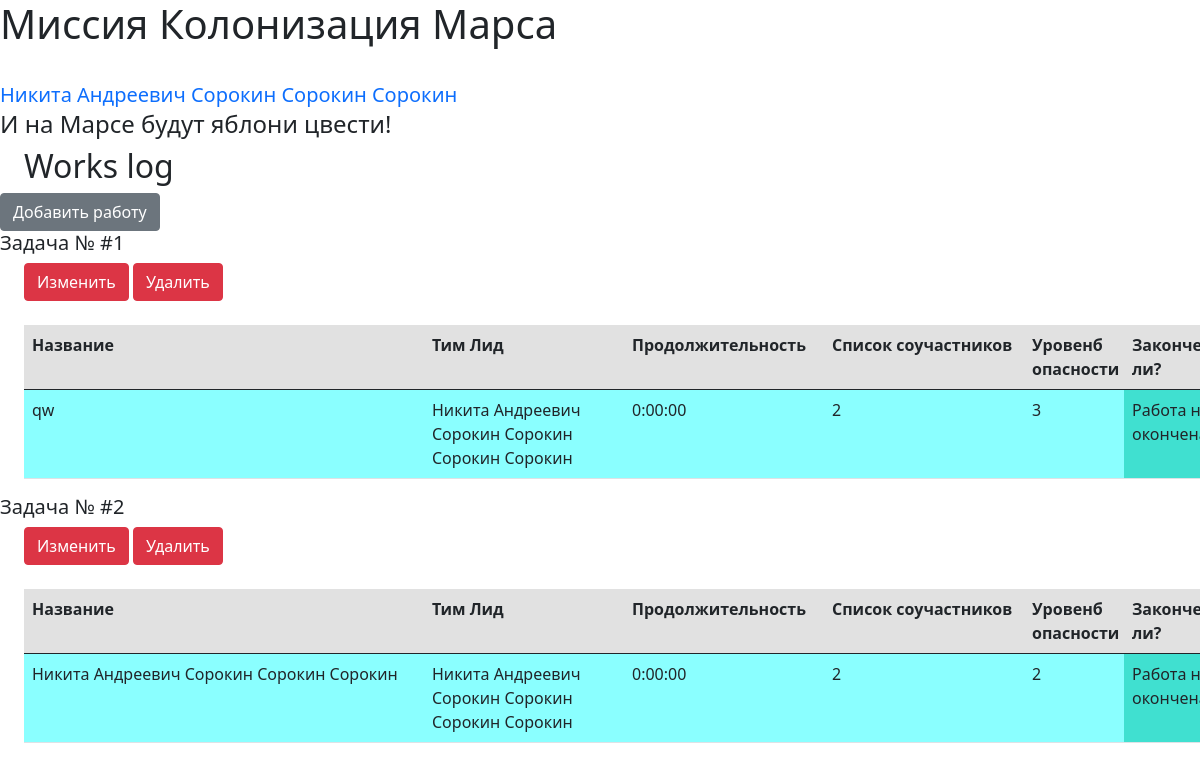
The app's page /alljobs (signed in) with its own data.
### data/users.py (models this page shows, shortened)
class User(SqlAlchemyBase, UserMixin):
    __tablename__ = "users"
    id = sqlalchemy.Column(sqlalchemy.Integer, primary_key=True, autoincrement=True)
    surname = sqlalchemy.Column(sqlalchemy.String, nullable=True)
    name = sqlalchemy.Column(sqlalchemy.String, nullable=True)
    age = sqlalchemy.Column(sqlalchemy.Integer, nullable=True)
    position = sqlalchemy.Column(sqlalchemy.String, nullable=True)
    speciality = sqlalchemy.Column(sqlalchemy.String, nullable=True)
    address = sqlalchemy.Column(sqlalchemy.String, nullable=True)
    email = sqlalchemy.Column(sqlalchemy.String, nullable=True, unique=True, index=True)
    password_hash = sqlalchemy.Column(sqlalchemy.String, nullable=True)
    modified_date = sqlalchemy.Column(sqlalchemy.DateTime, default=datetime.datetime.now)

### data/jobs.py (models this page shows)
class Jobs(SqlAlchemyBase):
    __tablename__ = "jobs"
    id = sqlalchemy.Column(sqlalchemy.Integer, primary_key=True, autoincrement=True)
    team_leader = sqlalchemy.Column(sqlalchemy.Integer, sqlalchemy.ForeignKey('users.id'), nullable=True)
    job = sqlalchemy.Column(sqlalchemy.String, nullable=True)
    work_size = sqlalchemy.Column(sqlalchemy.Integer, nullable=True)
    collaborators = sqlalchemy.Column(sqlalchemy.String, nullable=True)
    is_finished = sqlalchemy.Column(sqlalchemy.Boolean, default=False)
    start_date = sqlalchemy.Column(sqlalchemy.DateTime, default=datetime.datetime.now, nullable=True)
    end_date = sqlalchemy.Column(sqlalchemy.DateTime, default=datetime.datetime.now, nullable=True)
    user = orm.relationship("User")
    hazard_level = orm.relationship("HazardLevel", secondary="association",  backref="jobs")

### main.py (the view)
@app.route('/alljobs')
def all_jobs():
    dbs = db_session.create_session()
    res = dbs.query(Jobs).all()
    jobs = []
    for el in res:
        title = el.job
        time = el.end_date - el.start_date
        print(el, "-", time)
        team_leader = f"{el.user.name} {el.user.surname}"
        collaborators = el.collaborators
        isf = el.is_finished
        lvl = el.hazard_level[-1].level
        jobs.append([title, team_leader, time, collaborators, isf, el.user.id, el.id, lvl])
    return render_template('alljobs.html', jobs=jobs)

### data/db_session.py (called while the page is built)
def create_session() -> Session:
    global __factory
    return __factory()

### main.py (called while the page is built)
@login_manager.user_loader
def load_user(user_id):
    db_sess = db_session.create_session()
    return db_sess.query(User).get(user_id)

### templates/alljobs.html
{% extends "base.html" %}
{% block content %}
<h2 id="spec2">Works log</h2>
<div id="work_logs">
{% if current_user.is_authenticated %}
    <a href="addjob" class="btn btn-secondary">Добавить работу</a>
    <br/>
{% endif %}
{% for job in jobs %}
    <h5>Задача № #{{ job[6] }}</h5>
    <div class="buttons">
        <a href="/addjob/{{ job[6] }}" class="btn btn-danger">Изменить</a>
        <a href="/job_delete/{{ job[6] }}" class="btn btn-danger">Удалить</a>
    </div>
    <br/>
    <table class="table">
      <thead class="thead-light">
        <tr class="d-flex" style="background-color: #e1e1e1">
          <th scope="col" class="col-4">Название</th>
          <th scope="col" class="col-2">Тим Лид</th>
          <th scope="col" class="col-2">Продолжительность</th>
          <th scope="col" class="col-2">Список соучастников</th>
          <th scope="col" class="col-1">Уровенб опасности</th>
          <th scope="col" class="col-1">Закончена ли?</th>
        </tr>
      </thead>
      <tbody>
        <tr class="d-flex" style="background-color: #8affff">
          <td class="col-4">{{ job[0] }}</td>
          <td class="col-2">{{ job[1] }}</td>
          <td class="col-2">{{ job[2] }}</td>
          <td class="col-2">{{ job[3] }}</td>
          <td class="col-1">{{ job[7] }}</td>
          <td class="col-1" style="background-color: #40e0d0">{{ "Работа окончена" if job[4] else "Работа не окончена" }}</td>
        </tr>
      </tbody>
    </table>
{% endfor %}
</div>
{% endblock %}

### templates/base.html (shortened to what this page needs)
<!DOCTYPE html>
<html lang="en">
<head>
    <link rel="stylesheet"
                    href="https://cdn.jsdelivr.net/npm/bootstrap@5.0.0-beta1/dist/css/bootstrap.min.css"
>
    <link rel="stylesheet" type="text/css" href="{{ url_for('static', filename='style/style.css') }}" />
    </head>
    <body>
        <h1>Миссия Колонизация Марса</h1>
        <br>
        <nav><a>
            {% if current_user.is_authenticated %}
                <a class="navbar-brand" href="/logout">{{ current_user.name }}</a>
            {% else %}
                <a>
                    <a class="btn btn-primary " href="/register">Зарегистрироваться</a>
                    <a class="btn btn-success" href="/login">Войти</a>
                </a>
            {% endif %}
        </a></nav>
        <h4>И на Марсе будут яблони цвести!</h4>
         {% block content %}{% endblock content %}
    </body>
</html>

### static/style/style.css (style rules this page uses)
h2, .buttons, table { margin-left: 2%; margin-right: 2%; }

### records on screen
User: name "Никита Андреевич Сорокин Сорокин Сорокин"
Jobs: id "1", job "qw", job "Никита Андреевич Сорокин Сорокин Сорокин Сорокин", job "0:00:00", work_size "2", job "3", value "Работа…"
Jobs: job "2", job "Никита Андреевич Сорокин Сорокин Сорокин", job "Никита Андреевич Сорокин Сорокин Сорокин Сорокин", job "0:00:00", work_size "2", value "Работа…"
